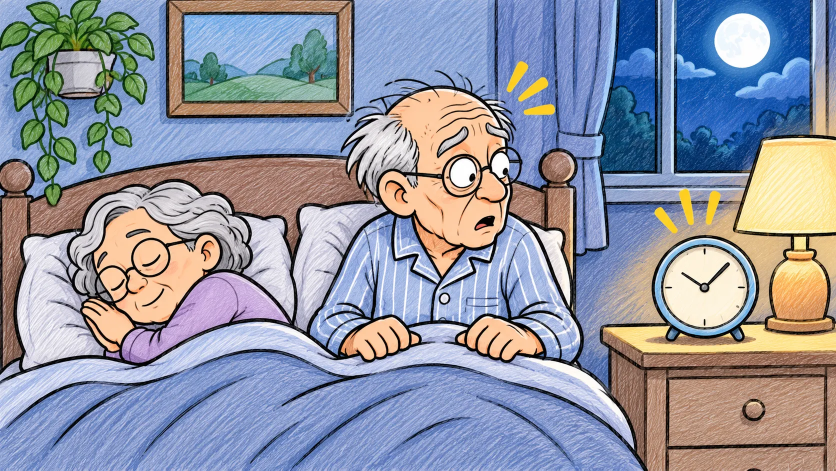
#> input picture projects/nicturia/cut/S1_1.png, 1672 x 941 px (shown at 1/2 size); its folder holds 4 pictures in this run
$ python update_img.py
#> lines starting #> are read from the running program, lines starting #| are printed output that depends on the picture
#!/usr/bin/env python3
import json,re,pathlib
from PIL import Image
D=pathlib.Path(__file__).parent
m={p.stem:list(Image.open(p).size) for p in sorted((D/'cut').glob('*.png'))}
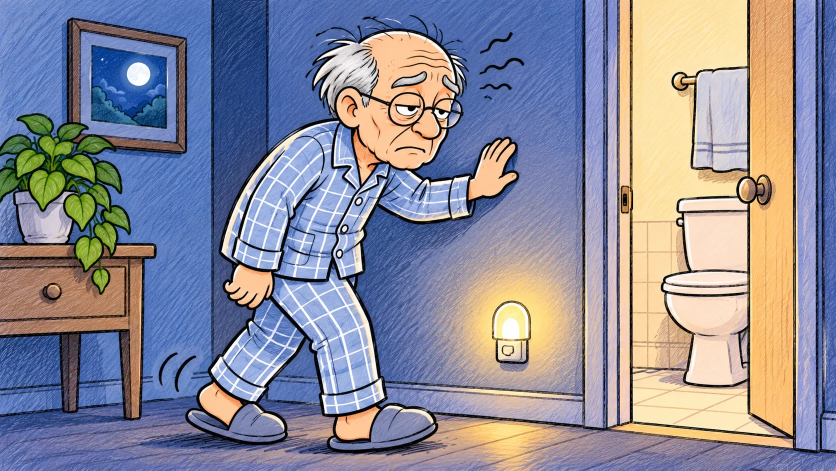
#> input picture projects/nicturia/cut/S1_2.png, 1672 x 941 px (shown at 1/2 size)
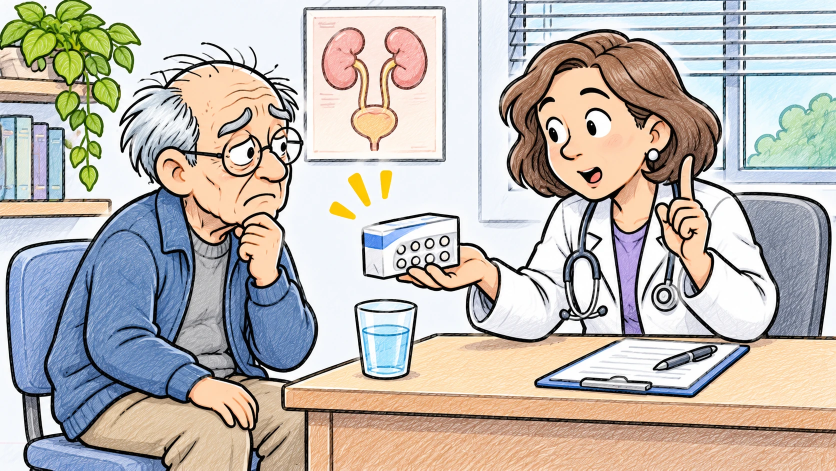
#> input picture projects/nicturia/cut/S1_4.png, 1671 x 941 px (shown at 1/2 size)
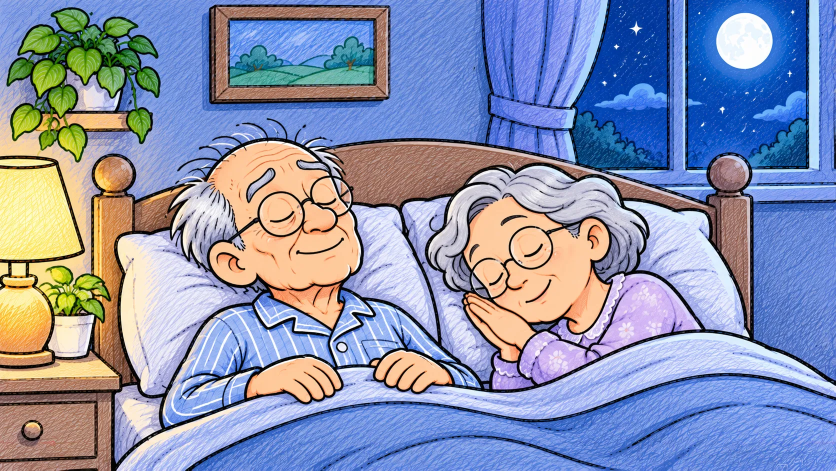
#> input picture projects/nicturia/cut/S1_6.png, 1671 x 941 px (shown at 1/2 size)
#> m = {'S1_1': [1672, 941], 'S1_2': [1672, 941], 'S1_4': [1671, 941], 'S1_6': [1671, 941]}
#> (the run stopped early here; a loop or call above may not have finished)
